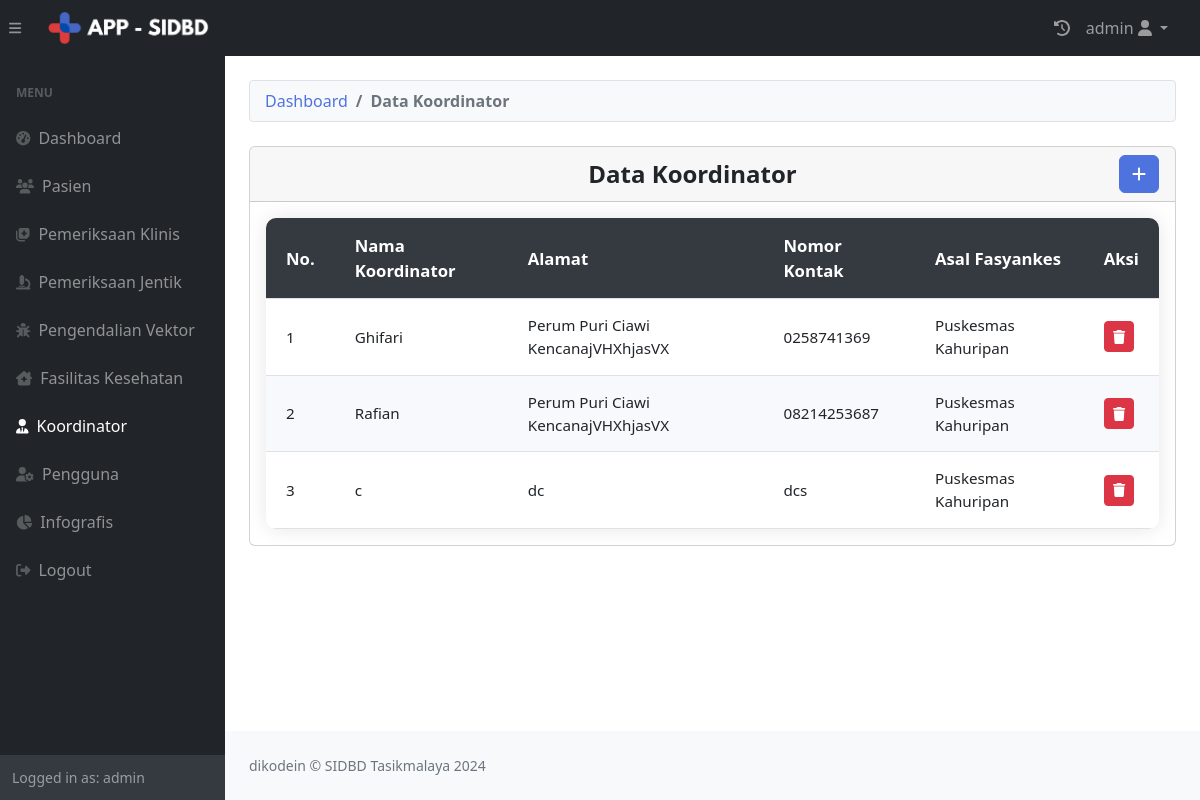
Screenshot of /admin/koordinator.php (signed in) with the database file from the repository.
### tables this page shows
CREATE TABLE `koordinator` (
  `id` int(11) NOT NULL,
  `namakoor` varchar(255) NOT NULL,
  `alamat` varchar(255) NOT NULL,
  `nokontak` varchar(255) NOT NULL,
  `asalfasyankes` int(11) DEFAULT NULL
);

CREATE TABLE `puskesmas` (
  `idpuskesmas` int(11) NOT NULL,
  `Nama_Puskesmas` varchar(111) NOT NULL,
  `Alamat` varchar(111) NOT NULL,
  `Nomor_Kontak` varchar(111) NOT NULL,
  `created_at` datetime DEFAULT current_timestamp(),
  `longitude` varchar(50) DEFAULT NULL,
  `latitude` varchar(50) DEFAULT NULL,
  `jam_operasional` varchar(100) DEFAULT NULL,
  `kepala_puskesmas` varchar(255) DEFAULT NULL
);

### admin/koordinator.php (the view, shortened to what this page needs)
<?php
require "koordinatortambah.php";
require "header.php";
?>
<link rel="stylesheet" href="https://cdnjs.cloudflare.com/ajax/libs/bootstrap-icons/1.10.5/font/bootstrap-icons.min.css">
<body class="sb-nav-fixed">
    <?php include 'nav.php'; ?>
        <?php include 'menu.php'; ?>
        <div id="layoutSidenav_content">
            <main>
                <div class="container-fluid px-4">
                    <br>
                    <ol class="breadcrumb mb-4">
                        <li class="breadcrumb-item"><a href="dashboard.php" data-bs-toggle="tooltip" title="Ke Halaman Dashboard">Dashboard</a></li>
                        <li class="breadcrumb-item active">Data Koordinator</li>
                    </ol>
                    <div class="card mb-4">
                        <div class="card-header">
                        <div class="header-title">Data Koordinator</div>
                        <button type="button" class="btn btn-primary" data-bs-toggle="modal" data-bs-target="#myModal" data-bs-toggle="tooltip" title="Tambah Data"><i class="fas fa-plus"></i></button></div>
                        <div class="card-body">
                            <table id="datatablesSimple" data-bs-toggle="tooltip" title="Klik untuk melihat detail data">
                                <thead>
                                    <tr>
                                        <th>No.</th>
                                        <th>Nama Koordinator</th>
                                        <th>Alamat</th>
                                        <th>Nomor Kontak</th>
                                        <th>Asal Fasyankes</th>
                                        <th>Aksi</th>
                                    </tr>
                                </thead>
                                <tbody>
                                    <?php
                                    $i = 1;
                                    $ambildatakoor = mysqli_query($conn, "SELECT u.*, p.Nama_Puskesmas FROM koordinator u JOIN puskesmas p ON p.idpuskesmas = u.asalfasyankes");
                                    while ($row = mysqli_fetch_array($ambildatakoor)) {
                                        $namakoor = $row['namakoor'];
                                        $alamat = $row['alamat'];
                                        $nokontak = $row['nokontak'];
                                        $namaPuskesmas = $row['Nama_Puskesmas'];
                                        $id = $row['id'];
                                    ?>
                                    <tr data-id="<?php echo $id; ?>">
                                        <td><?php echo $i++; ?></td>
                                        <td><?php echo $namakoor; ?></td>
                                        <td><?php echo $alamat; ?></td>
                                        <td><?php echo $nokontak; ?></td>
                                        <td><?php echo $namaPuskesmas; ?></td>
                                        <td>
                                            <div>
                                                <a href="koordinatorhapus.php?id=<?php echo $id; ?>" class="btn btn-sm btn-danger" onclick="return confirm('Apakah Anda yakin ingin menghapus data ini?');" data-bs-toggle="tooltip" title="Hapus Data"><i class="fas fa-trash"></i></a>
                                            </div>
                                        </td>
                                    </tr>
                                    <?php
                                    }
                                    ?>
                                </tbody>
                            </table>
                        </div>
                    </div>
                </div>
            </main>
            <?php include 'footer.php'; ?>
        </div>
    </div>
</body>
</html>

### admin/header.php (style rules this page uses)
.breadcrumb { background-color: #f8f9fa; border: 1px solid #dee2e6; border-radius: 0.25rem; padding: 8px 15px; margin-bottom: 15px; }
.breadcrumb-item a { color: #4e73df; text-decoration: none; font-weight: 500; }
.breadcrumb-item.active { color: #6c757d; font-weight: bold; }

### admin/koordinator.php (style rules this page uses)
.card-header { display: flex; align-items: center; justify-content: space-between; font-weight: bold; font-size: 1.5em; }
.card-header .header-title { text-align: center; flex: 1; }
.btn-primary { background-color: #4e73df; border-color: #007bff; color: white; transition: background-color 0.3s ease; }
table { width: 100%; border-collapse: collapse; background-color: #ffffff; border-radius: 10px; overflow: hidden; box-shadow: 0 0 20px rgba(0, 0, 0, 0.1); font-family: 'Segoe UI', Tahoma, Geneva, Verdana, sans-serif; font-size: 0.95em; }
table thead { background-color: #343a40; color: #ffffff; text-align: left; font-size: 1.1em; }
table th, table td { padding: 15px 20px; border-bottom: 1px solid #dee2e6; }
table tbody tr { transition: background-color 0.2s ease, transform 0.2s ease; }
table tbody tr:nth-child(even) { background-color: #f8f9fc; }
.card-header .btn-primary { background-color: #4e73df; border-color: #4e73df; }
table tbody tr { cursor: pointer; }

### rows the page displays
koordinator: namakoor "Ghifari", alamat "Perum Puri Ciawi KencanajVHXhjasVX", nokontak "0258741369", asalfasyankes.Nama_Puskesmas "Puskesmas Kahuripan"
koordinator: namakoor "Rafian", alamat "Perum Puri Ciawi KencanajVHXhjasVX", nokontak "08214253687", asalfasyankes.Nama_Puskesmas "Puskesmas Kahuripan"
koordinator: namakoor "c", alamat "dc", nokontak "dcs", asalfasyankes.Nama_Puskesmas "Puskesmas Kahuripan"

### other values shown
$_SESSION["username"] "admin"
